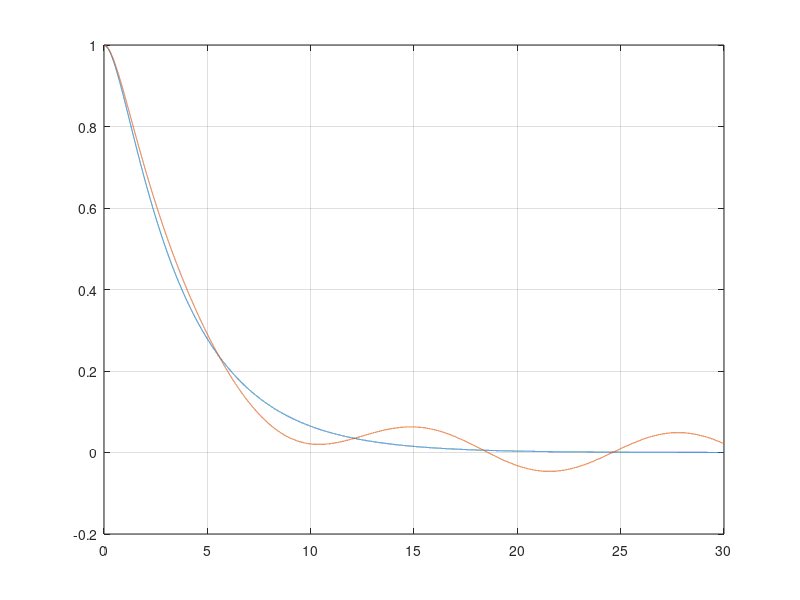

MATLAB code to generate this figure:
clear,clf;
n=0;h=0.001;
k=1;m=2;b=4;F=0.1;w=0.5;
t=0;tfin=30;x=1;v=0;a=-k/m*x;
pt(1)=t;px(1)=x;pv(1)=v;pa(1)=a;

for t=0:h:tfin
	
	n=n+1;
	a=-k/m*x-b/m*v;
	v=v+a*h;
	x=x+v*h;
	
	pt(n+1)=t;
	px(n+1)=x;
	pv(n+1)=v;
	pa(n+1)=a;

end
n=0;
t=0;x=1;v=0;a=-k/m*x;
ptf(1)=t;pxf(1)=x;pvf(1)=v;paf(1)=a;
for t=0:h:tfin
	
	n=n+1;
	a=-k/m*x-b/m*v+F/m*cos(w*t);
	v=v+a*h;
	x=x+v*h;
	
	ptf(n+1)=t;
	pxf(n+1)=x;
	pvf(n+1)=v;
	paf(n+1)=a;

end
plot(pt,px,ptf,pxf), grid on